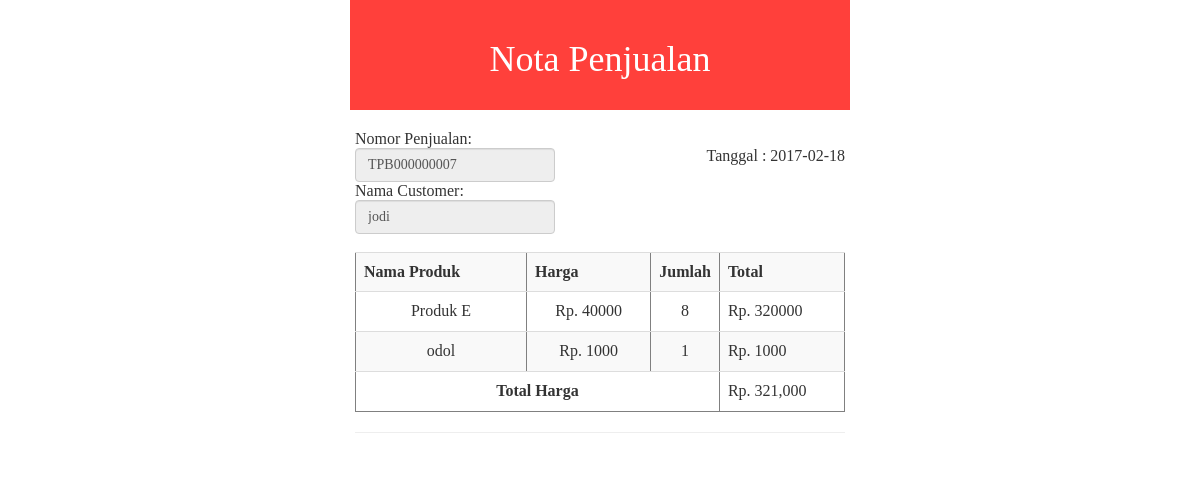
The page /transaksi_jual/nota_jual.php on the database its author committed.
### tables this page shows
CREATE TABLE `transaksi_penjualan` (
  `id` int(11) NOT NULL,
  `no_penjualan` char(12) NOT NULL,
  `id_customer` char(5) NOT NULL,
  `id_produk` char(5) NOT NULL,
  `harga` int(12) NOT NULL,
  `jumlah` int(4) NOT NULL,
  `total` int(15) NOT NULL,
  `tgl_trans_jual` date NOT NULL
);

CREATE TABLE `customer` (
  `id_customer` char(5) NOT NULL,
  `nama_customer` varchar(30) NOT NULL,
  `alamat` varchar(50) NOT NULL,
  `telp` varchar(12) NOT NULL
);

CREATE TABLE `produk` (
  `id_produk` char(5) NOT NULL,
  `nama_produk` varchar(40) NOT NULL,
  `harga` int(12) NOT NULL,
  `stok` int(4) NOT NULL
);

### transaksi_jual/nota_jual.php (the view, shortened to what this page needs)
<html>
<head>
  <link rel="stylesheet" href="https://maxcdn.bootstrapcdn.com/bootstrap/3.3.7/css/bootstrap.min.css">
</head>
<body>
  <div id="wrapper">
    <div class="row" style="background-color:#ff403b;color:#ffffff;padding:20px;font-family:verdana">
  <h1 align="center"> Nota Penjualan </h1>
</div>
<div class="row" style="padding:20px;font-family:verdana">
  <?php include "../koneksi.php";
  $query = "select * from transaksi_penjualan order by no_penjualan DESC LIMIT 1";
  $as = mysqli_query($konek, $query);
  $data = mysqli_fetch_array($as);
  $query1 = "select nama_customer from customer where id_customer='$data[id_customer]'";
  $as1 = mysqli_query($konek, $query1);
  $data1 = mysqli_fetch_array($as1);
  ?>
  <table width="100%">
  <tr><td> Nomor Penjualan: <input class="form-control" style="max-width:200px" type="text" value="<?php echo $data['no_penjualan'] ?>" readonly></td>
  <td align="right">Tanggal : <?php echo $data['tgl_trans_jual'] ?></td>
  <tr><td>Nama Customer: <input class="form-control" style="max-width:200px" type="text" value="<?php echo $data1['nama_customer'] ?>" readonly><br>
  </td></tr></table >
  <table class="table table-striped" border="1" align="center">
    <tr>
      <th>Nama Produk</th><th>Harga</th><th>Jumlah</th><th>Total</th>
    </tr>
      <?php
      $query5 = "select * from transaksi_penjualan order by no_penjualan DESC LIMIT 1";
      $xxx = mysqli_query($konek, $query5);
      $xxes = mysqli_fetch_array($xxx);
      $query = "select * from transaksi_penjualan where no_penjualan = '$xxes[no_penjualan]'";
      $as = mysqli_query($konek, $query);
      $tot_harga=0;
      while ($data = mysqli_fetch_array($as)){
        $query2 = "select nama_produk from produk where id_produk='$data[id_produk]'";
        $as2 = mysqli_query($konek, $query2);
        $data2 = mysqli_fetch_array($as2);
      echo "
      <tr>
        <td align='center' width='180'>$data2[nama_produk]</td>
        <td align='center' width='130'>Rp. $data[harga]</td>
        <td align='center'>$data[jumlah] </td>
        <td>Rp. $data[total]</td>
      </tr>";
        $tot_harga+=$data['total'];
      }
      ?>
    <tr>
      <td colspan="3" align="center"><b>Total Harga<b></td>
      <td width="130">Rp. <?php if(!empty($tot_harga)){ echo number_format($tot_harga,0,'.',','); } ?></td>
    </tr>
  </table>
  <hr>
</div>
</body>
</html>

### transaksi_jual/nota_jual.php (style rules this page uses)
#wrapper { width : 500px; margin: 0 auto; overflow: hidden; }

### rows shown on the page
transaksi_penjualan: no_penjualan "TPB000000007", tgl_trans_jual "2017-02-18", id_produk.nama_produk "Produk E", harga "40000", jumlah "8", total "320000"
customer: nama_customer "jodi"
transaksi_penjualan: id_produk.nama_produk "odol", harga "1000", jumlah "1", total "1000"

### other values the page prints
$tot_harga "321,000"
